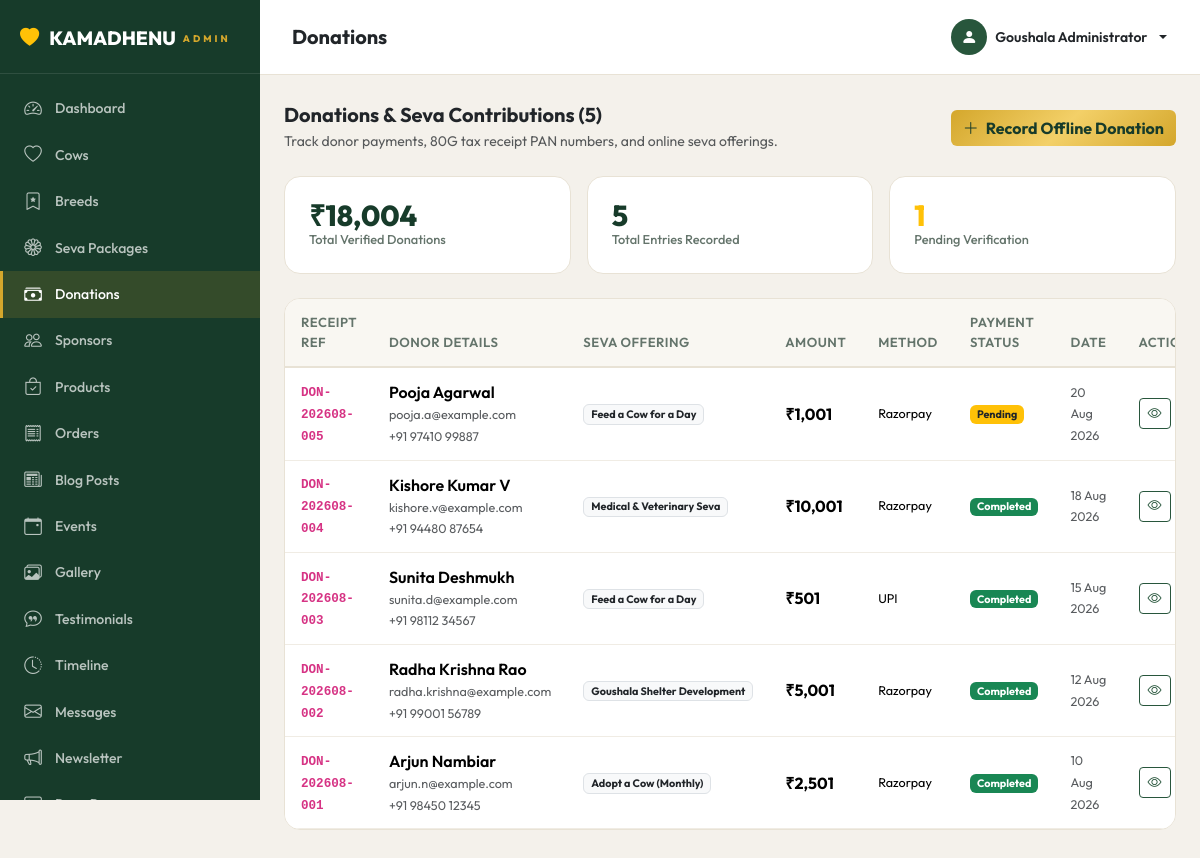
The page /admin/donations.php (signed in) on the database its author committed.
### tables this page shows
CREATE TABLE IF NOT EXISTS `donations` (
  `id` INT AUTO_INCREMENT PRIMARY KEY,
  `donation_number` VARCHAR(50) NOT NULL UNIQUE,
  `donor_name` VARCHAR(150) NOT NULL,
  `donor_email` VARCHAR(150) NOT NULL,
  `donor_phone` VARCHAR(30) DEFAULT NULL,
  `pan_number` VARCHAR(20) DEFAULT NULL,
  `amount` DECIMAL(10,2) NOT NULL,
  `seva_id` INT DEFAULT NULL,
  `seva_name` VARCHAR(150) DEFAULT 'General Donation',
  `message` TEXT DEFAULT NULL,
  `payment_method` VARCHAR(50) DEFAULT 'Razorpay',
  `razorpay_order_id` VARCHAR(100) DEFAULT NULL,
  `razorpay_payment_id` VARCHAR(100) DEFAULT NULL,
  `razorpay_signature` VARCHAR(255) DEFAULT NULL,
  `payment_status` ENUM('Pending', 'Completed', 'Failed', 'Refunded') DEFAULT 'Pending',
  `created_at` TIMESTAMP DEFAULT CURRENT_TIMESTAMP,
  `updated_at` TIMESTAMP DEFAULT CURRENT_TIMESTAMP ON UPDATE CURRENT_TIMESTAMP,
  INDEX `idx_donation_email` (`donor_email`),
  INDEX `idx_donation_status` (`payment_status`),
  INDEX `idx_donation_seva` (`seva_id`),
  INDEX `idx_donation_created` (`created_at`),
  CONSTRAINT `fk_donations_seva` FOREIGN KEY (`seva_id`) REFERENCES `seva` (`id`) ON DELETE SET NULL ON UPDATE CASCADE
);

### includes/functions.php (called while the page is built, shortened)
<?php
function e(string $str): string {
    return htmlspecialchars($str, ENT_QUOTES | ENT_HTML5, 'UTF-8');
}
function formatDate(string $date, string $format = 'd M Y'): string {
    return date($format, strtotime($date));
}

### admin/donations.php (the view, shortened to what this page needs)
<?php
require_once __DIR__ . '/../includes/functions.php';
include __DIR__ . '/includes/admin_header.php';
$donations = $pdo->query("SELECT * FROM donations ORDER BY created_at DESC")->fetchAll();
$totalCompleted = $pdo->query("SELECT COALESCE(SUM(amount),0) FROM donations WHERE payment_status='Completed'")->fetchColumn();
?>
<div class="d-flex justify-content-between align-items-center mb-4">
  <div>
    <h5 class="fw-bold mb-1">Donations &amp; Seva Contributions (<?= count($donations) ?>)</h5>
    <p class="text-muted small mb-0">Track donor payments, 80G tax receipt PAN numbers, and online seva offerings.</p>
  </div>
  <div class="d-flex gap-2">
    <button class="btn btn-gold" data-bs-toggle="modal" data-bs-target="#donationModal" onclick="resetDonationForm()">
      <i class="bi bi-plus-lg me-1"></i> Record Offline Donation
    </button>
  </div>
</div>
<div class="row g-3 mb-4">
  <div class="col-md-4">
    <div class="stat-card">
      <div class="stat-value text-forest">₹<?= number_format((float)$totalCompleted) ?></div>
      <div class="stat-label">Total Verified Donations</div>
    </div>
  </div>
  <div class="col-md-4">
    <div class="stat-card">
      <div class="stat-value"><?= count($donations) ?></div>
      <div class="stat-label">Total Entries Recorded</div>
    </div>
  </div>
  <div class="col-md-4">
    <div class="stat-card">
      <div class="stat-value text-warning"><?= count(array_filter($donations, fn($d) => $d['payment_status']==='Pending')) ?></div>
      <div class="stat-label">Pending Verification</div>
    </div>
  </div>
</div>
<div class="admin-table">
  <table class="table">
    <thead>
      <tr>
        <th>Receipt Ref</th>
        <th>Donor Details</th>
        <th>Seva Offering</th>
        <th>Amount</th>
        <th>Method</th>
        <th>Payment Status</th>
        <th>Date</th>
        <th>Actions</th>
      </tr>
    </thead>
    <tbody>
      <?php foreach ($donations as $d): ?>
      <tr>
        <td><code class="fw-bold text-forest"><?= e($d['donation_number']) ?></code></td>
        <td>
          <div class="fw-semibold fs-6"><?= e($d['donor_name']) ?></div>
          <small class="text-muted"><?= e($d['donor_email']) ?></small>
          <?= $d['donor_phone'] ? '<br><small class="text-muted">'.e($d['donor_phone']).'</small>' : '' ?>
        </td>
        <td><span class="badge bg-light text-dark border"><?= e($d['seva_name'] ?: 'General') ?></span></td>
        <td><span class="fw-bold text-forest fs-6">₹<?= number_format((float)$d['amount']) ?></span></td>
        <td><small><?= e($d['payment_method'] ?: 'UPI / Direct') ?></small></td>
        <td>
          <?php
          $sc = match($d['payment_status']) {
            'Completed' => 'bg-success',
            'Pending' => 'bg-warning text-dark',
            'Failed' => 'bg-danger',
            default => 'bg-secondary'
          };
          ?>
          <span class="badge <?= $sc ?>"><?= e($d['payment_status']) ?></span>
        </td>
        <td><small class="text-muted"><?= formatDate($d['created_at']) ?></small></td>
        <td>
          <div class="d-flex gap-1">
            <button class="btn btn-sm btn-outline-forest view-donation-btn" data-donation='<?= json_encode($d, JSON_HEX_APOS | JSON_HEX_QUOT) ?>' title="View Receipt Details">
              <i class="bi bi-eye"></i>
            </button>
          </div>
        </td>
      </tr>
      <?php endforeach; ?>
    </tbody>
  </table>
</div>
<?php
include __DIR__ . '/includes/admin_footer.php';
?>

### assets/css/variables.css (style rules this page uses)
:root { --primary-dark: #173B2A; --forest-green: #28563C; --forest-green-light: #377352; --sacred-gold: #D4A72C; --sacred-gold-light: #F3D068; --sacred-gold-dark: #B3861B; --cream-bg: #FBF7ED; --cream-card: #FFFFFF; --dark-text: #243029; --muted-text: #64746B; --light-border: #E8E2D5; --border-gold: rgba(212, 167, 44, 0.35); --gold-gradient: linear-gradient(135deg, #D4A72C 0%, #F3D068 50%, #D4A72C 100%); --green-gradient: linear-gradient(135deg, #173B2A 0%, #28563C 100%); --hero-overlay: linear-gradient(180deg, rgba(0, 0, 0, 0.4) 0%, rgba(0, 0, 0, 0.65) 100%); --card-gradient: linear-gradient(180deg, rgba(255, 255, 255, 0.95) 0%, #FFFFFF 100%); --shadow-sm: 0 2px 8px rgba(23, 59, 42, 0.06); --shadow-md: 0 8px 24px rgba(23, 59, 42, 0.08); --shadow-lg: 0 16px 40px rgba(23, 59, 42, 0.12); --shadow-gold: 0 8px 24px rgba(212, 167, 44, 0.25); --shadow-hover: 0 20px 48px rgba(23, 59, 42, 0.15); --radius-sm: 8px; --radius-md: 16px; --radius-lg: 24px; --radius-pill: 50px; --font-heading: 'Outfit', 'Playfair Display', Georgia, serif; --font-body: 'Outfit', -apple-system, BlinkMacSystemFont, 'Segoe UI', Roboto, sans-serif; --font-serif: 'Playfair Display', serif; --transition-fast: 0.2s cubic-bezier(0.4, 0, 0.2, 1); --transition-normal: 0.35s cubic-bezier(0.4, 0, 0.2, 1); }

### assets/css/admin.css (style rules this page uses)
.admin-body { font-family: 'Outfit', sans-serif; background: #f4f1eb; margin: 0; min-height: 100vh; }
.stat-card { background: #fff; border-radius: 16px; padding: 24px; border: 1px solid #e8e2d5; transition: transform 0.2s, box-shadow 0.2s; }
.stat-card .stat-value { font-size: 1.8rem; font-weight: 800; color: var(--primary-dark, #173B2A); line-height: 1; }
.stat-card .stat-label { font-size: 0.8rem; color: #64746B; font-weight: 500; }
.admin-table { background: #fff; border-radius: 16px; border: 1px solid #e8e2d5; overflow: hidden; }
.admin-table .table { margin-bottom: 0; }
.admin-table .table thead th { background: #f9f7f2; border-bottom: 2px solid #e8e2d5; font-weight: 600; font-size: 0.82rem; color: #64746B; text-transform: uppercase; letter-spacing: 0.5px; padding: 14px 16px; }
.admin-table .table tbody td { padding: 12px 16px; vertical-align: middle; font-size: 0.9rem; border-bottom: 1px solid #f0ece4; }
.btn-gold { background: var(--gold-gradient, linear-gradient(135deg, #D4A72C, #F3D068, #D4A72C)); color: var(--primary-dark, #173B2A); border: 0; font-weight: 700; }
.btn-outline-forest { border: 1px solid var(--forest-green, #28563C); color: var(--forest-green, #28563C); }

### rows shown on the page
donations: donation_number "DON-202608-005", donor_name "Pooja Agarwal", donor_email "pooja.a@example.com", donor_phone "+91 97410 99887", seva_name "Feed a Cow for a Day", amount "1,001", payment_method "Razorpay", payment_status "Pending", created_at "20 Aug 2026"
donations: donation_number "DON-202608-004", donor_name "Kishore Kumar V", donor_email "kishore.v@example.com", donor_phone "+91 94480 87654", seva_name "Medical & Veterinary Seva", amount "10,001", payment_method "Razorpay", payment_status "Completed", created_at "18 Aug 2026"
donations: donation_number "DON-202608-003", donor_name "Sunita Deshmukh", donor_email "sunita.d@example.com", donor_phone "+91 98112 34567", seva_name "Feed a Cow for a Day", amount "501", payment_method "UPI", payment_status "Completed", created_at "15 Aug 2026"
donations: donation_number "DON-202608-002", donor_name "Radha Krishna Rao", donor_email "radha.krishna@example.com", donor_phone "+91 99001 56789", seva_name "Goushala Shelter Development", amount "5,001", payment_method "Razorpay", payment_status "Completed", created_at "12 Aug 2026"
donations: donation_number "DON-202608-001", donor_name "Arjun Nambiar", donor_email "arjun.n@example.com", donor_phone "+91 98450 12345", seva_name "Adopt a Cow (Monthly)", amount "2,501", payment_method "Razorpay", payment_status "Completed", created_at "10 Aug 2026"

### other values the page prints
$item['label'] "Dashboard"
$item['label'] "Cows"
$item['label'] "Breeds"
$item['label'] "Seva Packages"
$item['label'] "Donations"
$item['label'] "Sponsors"
$item['label'] "Products"
$item['label'] "Orders"
$item['label'] "Blog Posts"
$item['label'] "Events"
$item['label'] "Gallery"
$item['label'] "Testimonials"
$item['label'] "Timeline"
$item['label'] "Messages"
$item['label'] "Newsletter"
